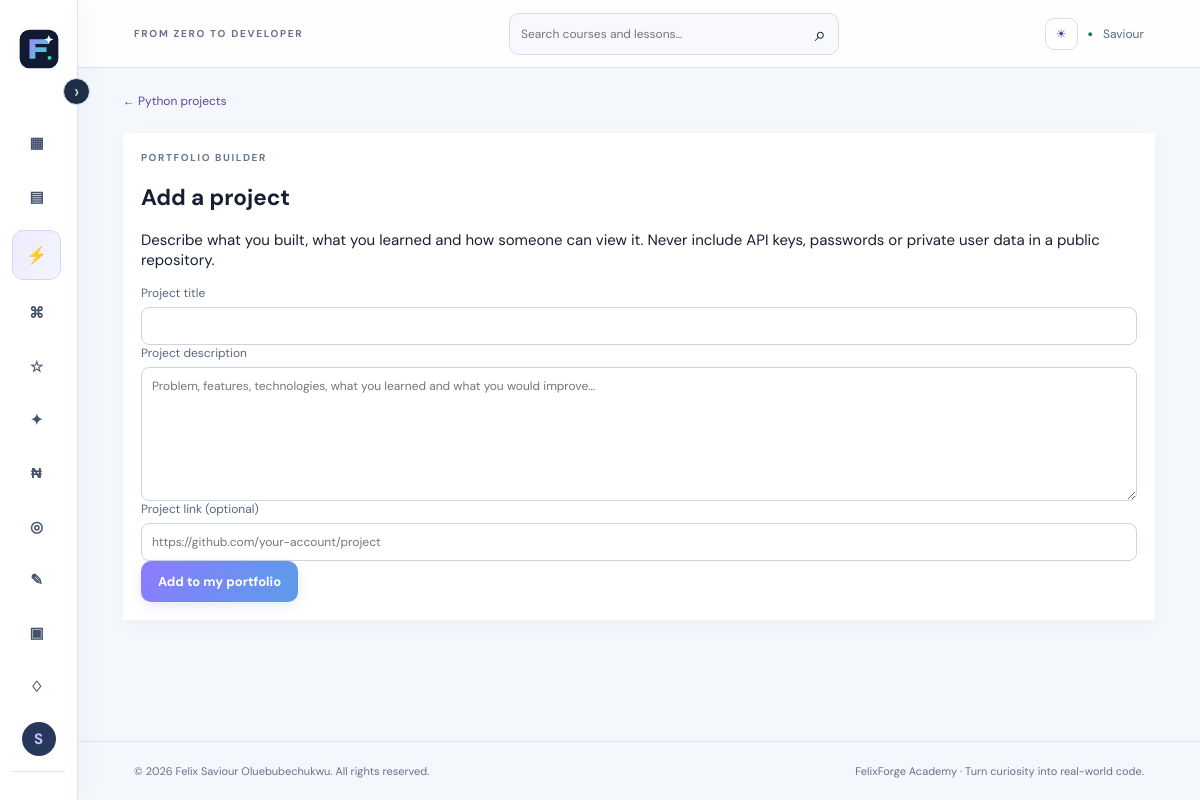
The page /submit-project/python (signed in) on the database its author committed.
### app.py (models this page shows, shortened)
class User(UserMixin, db.Model):
    id = db.Column(db.Integer, primary_key=True)
    username = db.Column(db.String(32), unique=True, nullable=False)
    email = db.Column(db.String(254), unique=True, nullable=False)
    password_hash = db.Column(db.String(255), nullable=False)
    created_at = db.Column(db.DateTime, default=datetime.utcnow)
    projects = db.relationship('Project', backref='owner', cascade='all, delete-orphan')
    progress = db.relationship('Progress', backref='learner', cascade='all, delete-orphan')
    quiz_results = db.relationship('QuizResult', back_populates='learner', cascade='all, delete-orphan')

class Course(db.Model):
    id = db.Column(db.Integer, primary_key=True)
    slug = db.Column(db.String(40), unique=True, nullable=False)
    title = db.Column(db.String(80), nullable=False)
    level = db.Column(db.String(30), default='Beginner')
    description = db.Column(db.Text, default='')
    language = db.Column(db.String(30), nullable=False)
    access_level = db.Column(db.String(20), nullable=False, default='free')
    lessons = db.relationship('Lesson', backref='course', cascade='all, delete-orphan', order_by='Lesson.position')

### app.py (the view, shortened to what this page needs)
@app.route('/submit-project/<slug>',methods=['GET','POST'])
@login_required
def submit_project(slug):
    course=Course.query.filter_by(slug=slug).first_or_404()
    enforce_course_access(course)
    return render_template('submit_project.html',course=course)

### app.py (called while the page is built)
@login_manager.user_loader
def load_user(user_id): return db.session.get(User, int(user_id))

def course_is_premium(course):
    return getattr(course, 'access_level', 'free') == 'premium'

def enforce_course_access(course):
    if course_is_premium(course) and not can_access_advanced_courses():
        abort(403)

@app.before_request
def record_daily_activity():
    if current_user.is_authenticated and request.endpoint not in {'static', 'logout'}:
        today = datetime.utcnow().date()
        activity = UserActivity.query.filter_by(user_id=current_user.id, activity_date=today).first()
        if activity is None:
            db.session.add(UserActivity(user_id=current_user.id, activity_date=today, last_seen_at=datetime.utcnow()))
        try:
            db.session.commit()
        except Exception:
            db.session.rollback()
            app.logger.exception('Could not record learner activity')

### templates/submit_project.html
{% extends 'base.html' %}{% block title %}Add project — FelixForge Academy{% endblock %}{% block content %}<a class="back-link" href="{{ url_for('course_practice',slug=course.slug) }}">← {{ course.title }} projects</a><div class="form-card"><div class="eyebrow">PORTFOLIO BUILDER</div><h1>Add a project</h1><p>Describe what you built, what you learned and how someone can view it. Never include API keys, passwords or private user data in a public repository.</p><form method="post"><input type="hidden" name="csrf_token" value="{{ csrf_token() }}"><label>Project title<input name="title" maxlength="120" required></label><label>Project description<textarea name="description" rows="7" minlength="20" maxlength="4000" required placeholder="Problem, features, technologies, what you learned and what you would improve…"></textarea></label><label>Project link (optional)<input type="url" name="project_url" maxlength="500" placeholder="https://github.com/your-account/project"></label><button class="button">Add to my portfolio</button></form></div>{% endblock %}

### templates/base.html (shortened to what this page needs)
<!doctype html>
<html lang="en">
<head>
<link rel="stylesheet" href="{{ url_for('static',filename='style.css') }}">
</head>
<body>
<div class="shell">
<aside class="sidebar" id="appSidebar">
<button type="button" class="sidebar-toggle" id="sidebarToggle" aria-label="Collapse navigation" aria-expanded="true" title="Collapse navigation">‹</button>
<a class="brand" href="{{ url_for('home') }}" aria-label="FelixForge Academy home"><img class="brand-logo" src="{{ url_for('static', filename='felixforge-logo.svg') }}" alt=""><span>FelixForge <span class="brand-muted">Academy</span></span></a>
<nav>
<a href="{{ url_for('dashboard') }}" class="nav-link {% if request.endpoint=='dashboard' %}active{% endif %}">▦ <span>Dashboard</span></a>
<a href="{{ url_for('courses') }}" class="nav-link ">▤ </a>
<a href="{{ url_for('advanced_courses') }}" class="nav-link advanced-nav-link {% if advanced_nav_active %}active{% endif %}"><strong class="advanced-icon">⚡</strong><span>Advanced Courses</span><span class="advanced-badge">PRO</span></a>
<a href="{{ url_for('editor') }}" class="nav-link {% if request.endpoint=='editor' %}active{% endif %}">⌘ <span>Code editor</span></a>
<a href="{{ url_for('bookmarks') }}" class="nav-link">☆ <span>Bookmarks</span></a>
<a href="{{ url_for('achievements') }}" class="nav-link">✦ <span>Achievements</span></a>
<a href="{{ url_for('monetization_plan') }}" class="nav-link {% if request.endpoint=='monetization_plan' %}active{% endif %}">₦ <span>Pricing & certificates</span></a>
<a href="{{ url_for('community') }}" class="nav-link">◎ <span>Community</span></a>
<a href="{{ url_for('suggestions') }}" class="nav-link {% if request.endpoint=='suggestions' %}active{% endif %}">✎ <span>Suggestions</span></a>
<a href="{{ url_for('portfolio') }}" class="nav-link">▣ <span>Portfolio</span></a>
<a href="{{ url_for('notifications') }}" class="nav-link">♢ <span>Notifications{% if unread_notifications %} ({{ unread_notifications }}){% endif %}</span></a>
</nav>
<div class="side-bottom"><div class="side-label">YOUR ACCOUNT</div>
<div class="user-mini"><div class="avatar">{{ (current_user.username[0] if current_user.is_authenticated else 'F')|upper }}</div></div>
</div>
</aside>
<main class="main">
<header class="topbar"><div class="crumb">FROM ZERO TO DEVELOPER</div>
<form class="global-search" action="{{ url_for('search') }}" method="get"><input name="q" type="search" placeholder="Search courses and lessons…" aria-label="Search courses and lessons"><button aria-label="Search">⌕</button></form>
<div class="top-actions"><button type="button" class="theme-toggle" id="themeToggle" aria-label="Toggle colour theme" aria-pressed="false">◐</button>
{% if current_user.is_authenticated %}<span class="online-dot">●</span><span class="top-user"><a href="{{ url_for('profile') }}">{{ current_user.username }}</a></span>{% else %}<a class="button button-small" href="{{ url_for('login') }}">Log in</a>{% endif %}</div>
</header>
<section class="page">{% block content %}{% endblock %}</section>
<footer>© {{ year }} Felix Saviour Oluebubechukwu. All rights reserved. <span>FelixForge Academy · Turn curiosity into real-world code.</span></footer>
</main></div>
</body></html>

### rows shown on the page
User: username "S", username "Saviour"
Course: title "Python"
